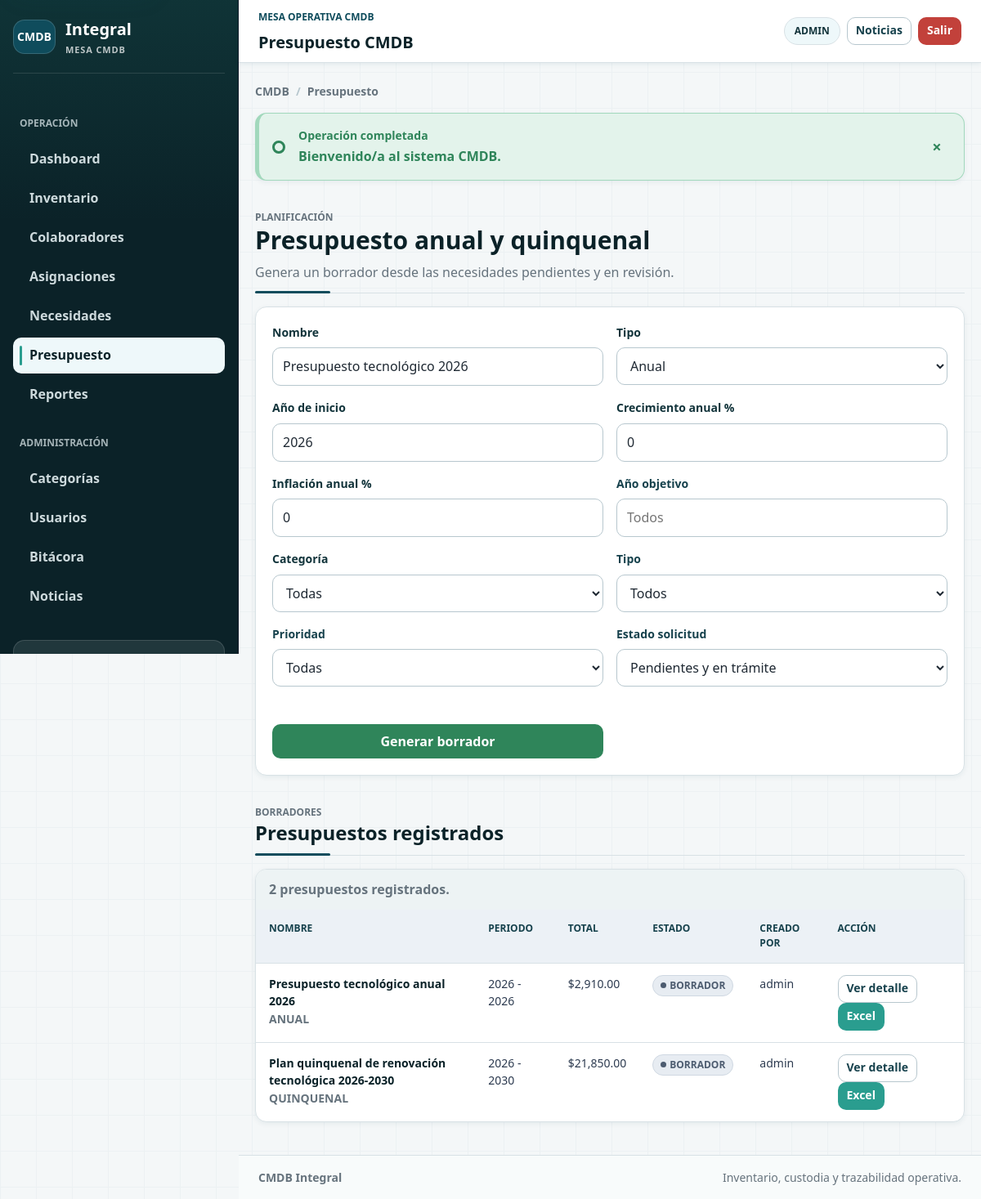
The page /CMDB_Semestral/public/budgets (signed in) on the database its author committed.
### tables this page shows
CREATE TABLE `presupuestos` (
  `id` int UNSIGNED NOT NULL,
  `nombre` varchar(160) NOT NULL,
  `tipo` enum('ANUAL','QUINQUENAL') NOT NULL,
  `anio_inicio` smallint UNSIGNED NOT NULL,
  `anio_fin` smallint UNSIGNED NOT NULL,
  `total_estimado` decimal(14,2) NOT NULL DEFAULT '0.00',
  `presupuesto_base` decimal(14,2) NOT NULL DEFAULT '0.00',
  `inflacion_anual` decimal(6,2) NOT NULL DEFAULT '0.00',
  `crecimiento_anual` decimal(6,2) NOT NULL DEFAULT '0.00',
  `total_quinquenal` decimal(14,2) NOT NULL DEFAULT '0.00',
  `registros_sin_costo` int UNSIGNED NOT NULL DEFAULT '0',
  `supuestos` text,
  `filtros_json` text,
  `estado` enum('BORRADOR','APROBADO','CERRADO') NOT NULL DEFAULT 'BORRADOR',
  `created_by` int UNSIGNED DEFAULT NULL,
  `created_at` timestamp NOT NULL DEFAULT CURRENT_TIMESTAMP,
  `updated_at` timestamp NOT NULL DEFAULT CURRENT_TIMESTAMP ON UPDATE CURRENT_TIMESTAMP
);

CREATE TABLE `usuarios` (
  `id` int UNSIGNED NOT NULL,
  `colaborador_id` int UNSIGNED DEFAULT NULL,
  `nombre_usuario` varchar(50) NOT NULL,
  `email` varchar(150) NOT NULL,
  `password_hash` varchar(255) NOT NULL,
  `rol` enum('ADMIN','OPERADOR','COLABORADOR') NOT NULL DEFAULT 'OPERADOR',
  `activo` tinyint(1) NOT NULL DEFAULT '1',
  `estado_cuenta` enum('ACTIVO','BLOQUEADO') NOT NULL DEFAULT 'ACTIVO',
  `intentos_fallidos` tinyint UNSIGNED NOT NULL DEFAULT '0',
  `ultimo_login_at` datetime DEFAULT NULL,
  `created_at` timestamp NOT NULL DEFAULT CURRENT_TIMESTAMP,
  `updated_at` timestamp NOT NULL DEFAULT CURRENT_TIMESTAMP ON UPDATE CURRENT_TIMESTAMP
);

### app/Views/budgets/index.php (the view, shortened to what the rows shown need)
<section class="section-header">
    <div>
        <h1>Presupuesto anual y quinquenal</h1>
    </div>
</section>
<?php if (!$schemaReady): ?>
    <section class="card">
        <h2>Migración pendiente</h2>
        <p class="muted">Para usar presupuesto se deben crear las tablas `presupuestos` y `presupuesto_detalles` incluidas en la migración incremental del proyecto.</p>
    </section>
<?php else: ?>
    <section class="section-header"><div><p class="eyebrow">Borradores</p><h2>Presupuestos registrados</h2></div></section>
    <div class="table-wrap">
        <table>
            <caption><?= e(count($budgets)) ?> presupuestos registrados.</caption>
            <thead><tr><th scope="col">Nombre</th><th scope="col">Periodo</th><th scope="col">Total</th><th scope="col">Estado</th><th scope="col">Creado por</th><th scope="col">Acción</th></tr></thead>
            <tbody>
            <?php foreach ($budgets as $budget): ?>
                <tr>
                    <td><?= e($budget['nombre']) ?><br><span class="small muted"><?= e($budget['tipo']) ?></span></td>
                    <td><?= e($budget['anio_inicio']) ?> - <?= e($budget['anio_fin']) ?></td>
                    <td>$<?= e(number_format((float) $budget['total_estimado'], 2)) ?></td>
                    <td><?= status_badge($budget['estado']) ?></td>
                    <td><?= e($budget['nombre_usuario'] ?? '-') ?></td>
                    <td>
                        <a class="btn btn-light btn-small" href="<?= url('budgets?id=' . $budget['id']) ?>">Ver detalle</a>
                        <a class="btn btn-primary btn-small" href="<?= url('budgets/excel?id=' . $budget['id']) ?>">Excel</a>
                    </td>
                </tr>
            <?php endforeach; ?>
            </tbody>
        </table>
    </div>
<?php endif; ?>

### app/Core/helpers.php (shortened to what the rows shown need)
<?php
function e(mixed $value): string
{
    return htmlspecialchars((string) $value, ENT_QUOTES, 'UTF-8');
}
function url(string $path = ''): string
{
    $base = rtrim((string) Config::get('app.base_path', ''), '/');
    $path = ltrim($path, '/');
    return $path === '' ? ($base ?: '/') : ($base . '/' . $path);
}
function status_badge(string $status): string
{
    $normalized = strtoupper($status);
    $class = match ($normalized) {
        'ACTIVO', 'ACTIVA', 'DISPONIBLE', 'ATENDIDA', 'PUBLICADA', 'APROBADA' => 'success',
        'ASIGNADO', 'EN_REVISION', 'EN_TRAMITE', 'MANTENIMIENTO', 'DEVOLUCION_REGISTRADA', 'REVISION_TECNICA', 'EN_REPARACION' => 'info',
        'DANADO', 'DESCARTE', 'BLOQUEADO', 'CANCELADA', 'DONADO', 'VENCIDA', 'RECHAZADA' => 'danger',
        'PENDIENTE', 'EN_ESPERA', 'INACTIVA' => 'warning',
        default => 'neutral'
    };
    $label = in_array($normalized, NeedStatus::values(), true)
        ? NeedStatus::label($status)
        : InventoryStatus::label($status);
    return '<span class="badge badge-' . $class . '">' . e($label) . '</span>';
}

### rows shown on the page
presupuestos: nombre "Presupuesto tecnológico anual 2026", tipo "ANUAL", anio_inicio "2026", anio_fin "2026", total_estimado "2,910.00", estado "BORRADOR", created_by.nombre_usuario "admin"
presupuestos: nombre "Plan quinquenal de renovación tecnológica 2026-2030", tipo "QUINQUENAL", anio_inicio "2026", anio_fin "2030", total_estimado "21,850.00", estado "BORRADOR", created_by.nombre_usuario "admin"

### other values the page prints
$navItem['label'] "Dashboard"
$navItem['label'] "Inventario"
$navItem['label'] "Colaboradores"
$navItem['label'] "Asignaciones"
$navItem['label'] "Necesidades"
$navItem['label'] "Presupuesto"
$navItem['label'] "Reportes"
$navItem['label'] "Categorías"
$navItem['label'] "Usuarios"
$navItem['label'] "Bitácora"
$navItem['label'] "Noticias"
$title "Presupuesto CMDB"
$sessionUser['rol'] "ADMIN"
$success "Bienvenido/a al sistema CMDB."
count($budgets) "2"
